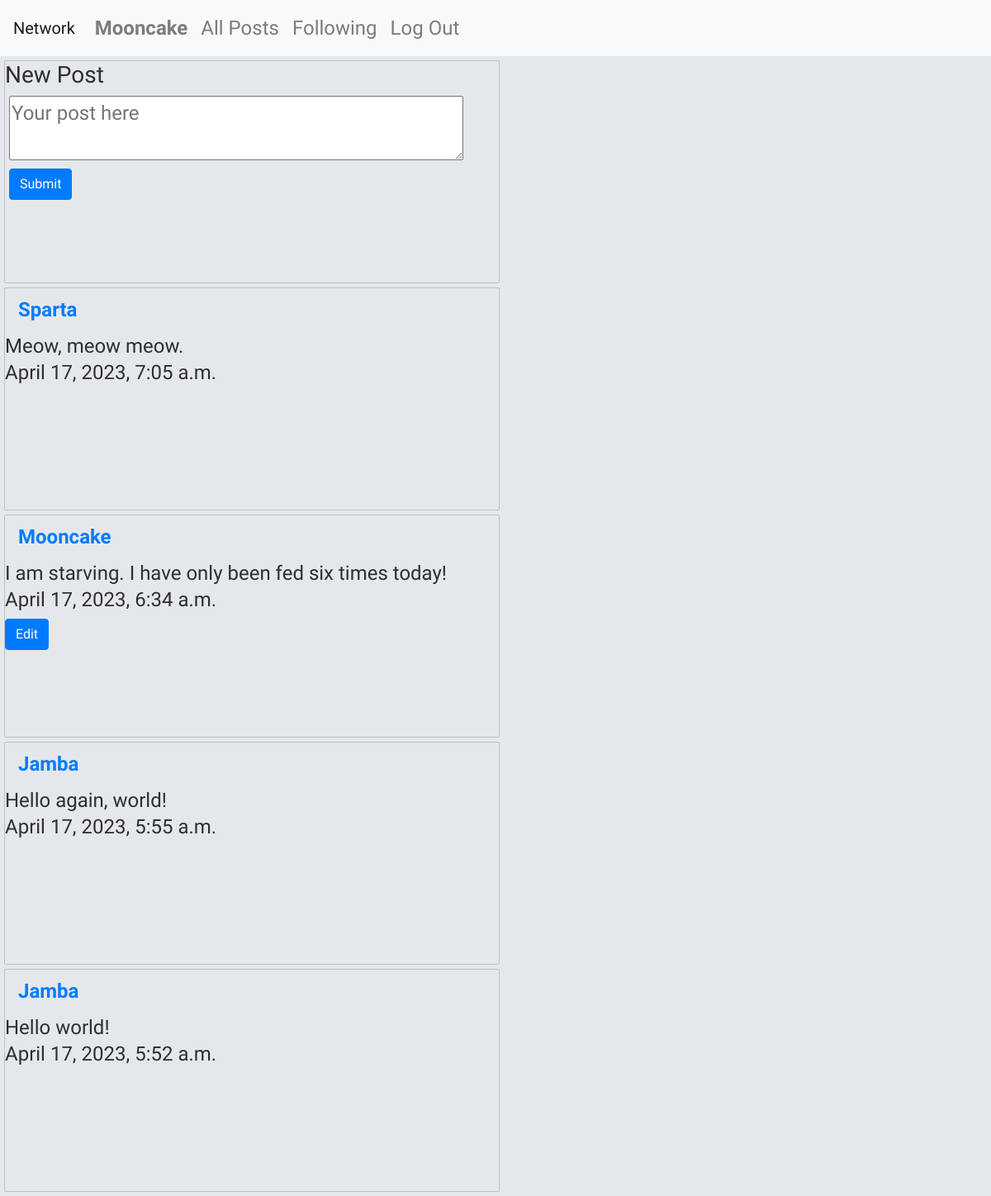
Screenshot of / (signed in) with the database file from the repository.
### network/models.py (models this page shows, shortened)
class User(AbstractUser):
    id = models.AutoField(primary_key=True)
    followers = models.ManyToManyField("self", blank=True, related_name="user_followers", symmetrical=False)
    following = models.ManyToManyField("self", blank=True, related_name="user_following", symmetrical=False)

class Post(models.Model):
    id = models.AutoField(primary_key=True)
    author = models.ForeignKey(User, on_delete=models.CASCADE)
    content = models.CharField(max_length=128)
    date = models.DateTimeField(auto_now_add=True)
    likes = models.IntegerField()

### network/views.py (the view)
# urls.py: path("", views.index, name="index"),
def index(request):
    if request.method == "POST":
        print("Post request submitted.")
        if len(request.POST["content"]) <= POST_MINIMUM_CHARS:
            print("Post is too short!")
            posts = Post.objects.all()
            posts = posts.order_by("-date").all()
            return render(request, "network/index.html", {"posts":posts})
        else:
            p = Post(
                author = request.user,
                content = request.POST["content"],
                likes = 0
            )
            p.save()
            posts = Post.objects.all()
            posts = posts.order_by("-date").all()
            return render(request, "network/index.html", {"posts":posts})
    else:
        posts = Post.objects.all()
        posts = posts.order_by("-date").all()
        return render(request, "network/index.html", {"posts":posts})

### network/templates/network/index.html (shortened to what this page needs)
{% extends "network/layout.html" %}
{% block body %}
    {% if user.is_authenticated %}
    <div id="new-post-view">
        <h3>New Post</h3>
        <form id="new-post-form" action="{% url 'index' %}" method="POST">
            <textarea id="new-post-body" maxlength="128" placeholder="Your post here" name="content"></textarea>
            <input type="submit" id="new-post-button" class="btn btn-primary"/>
        </form>
    </div>
        {% for post in posts %}
            <div class="post" id="{{post.id}}">
                <a class="nav-link" href="{% url 'profile' post.author.username %}"><strong>{{ post.author.username }}</strong></a>
                <span id="post-content">{{ post.content }}</span>
                <h4>{{ post.date }}</h4>
                {% if user == post.author %}
                <input type="submit" id="edit-post-button" class="btn btn-primary" value="Edit"/>
                {% endif %}
            </div>
        {% endfor %}
    {% else %}
    <h1>You are not logged in!</h1>
    <h3>Please <a class="nav-link" href="{% url 'login' %}">log in</a> or <a class="nav-link" href="{% url 'register' %}">register an account</a> to create and view posts.</h3>
    {% endif %}
{% endblock %}

### network/templates/network/layout.html (shortened to what this page needs)
{% load static %}
<!DOCTYPE html>
<html lang="en">
    <head>
        <link rel="stylesheet" href="https://stackpath.bootstrapcdn.com/bootstrap/4.4.1/css/bootstrap.min.css">
        <link href="{% static 'network/styles.css' %}" rel="stylesheet">
    </head>
    <body>
        <nav class="navbar navbar-expand-lg navbar-light bg-light">
            <a class="navbar-brand" href="#">Network</a>
            <div>
              <ul class="navbar-nav mr-auto">
                {% if user.is_authenticated %}
                    <li class="nav-item">
                        <a class="nav-link" href="{% url 'profile' user.username %}"><strong>{{ user.username }}</strong></a>
                    </li>
                {% endif %}
                <li class="nav-item">
                  <a class="nav-link" href="{% url 'index' %}">All Posts</a>
                </li>
                {% if user.is_authenticated %}
                    <li class="nav-item">
                        <a class="nav-link" href="#">Following</a>
                    </li>
                    <li class="nav-item">
                        <a class="nav-link" href="{% url 'logout' %}">Log Out</a>
                    </li>
                {% endif %}
              </ul>
            </div>
          </nav>
        <div class="body">
            {% block body %}
            {% endblock %}
        </div>
    </body>
</html>

### network/static/network/styles.css (style rules this page uses)
:root { --background: #e5e8eb; --font-color: #2d2f31; --borders: #bcc1c7; --post-width: 600px; --success: #0b836b; --error: #a72727; }
body { text-align: center; vertical-align: middle; font-size: 24px; font-family: 'Gaegu', sans-serif; background-color: var(--background); color: var(--font-color); }
.post { text-align: left; height: calc(var(--post-width) * 0.45); width: var(--post-width); margin: 5px; border-radius: 2px; border: 1px solid var(--borders); }
#new-post-view { text-align: left; height: calc(var(--post-width) * 0.45); width: var(--post-width); margin: 5px; border-radius: 2px; border: 1px solid var(--borders); }
#new-post-form { margin: 5px; }
#new-post-body { width: calc(var(--post-width) - 50px); }

### rows the page displays
User: username "Mooncake"
Post: author.username "Sparta", content "Meow, meow meow.", date "April 17, 2023, 7:05 a.m."
Post: author.username "Mooncake", content "I am starving. I have only been fed six times today!", date "April 17, 2023, 6:34 a.m."
Post: author.username "Jamba", content "Hello again, world!", date "April 17, 2023, 5:55 a.m."
Post: author.username "Jamba", content "Hello world!", date "April 17, 2023, 5:52 a.m."
